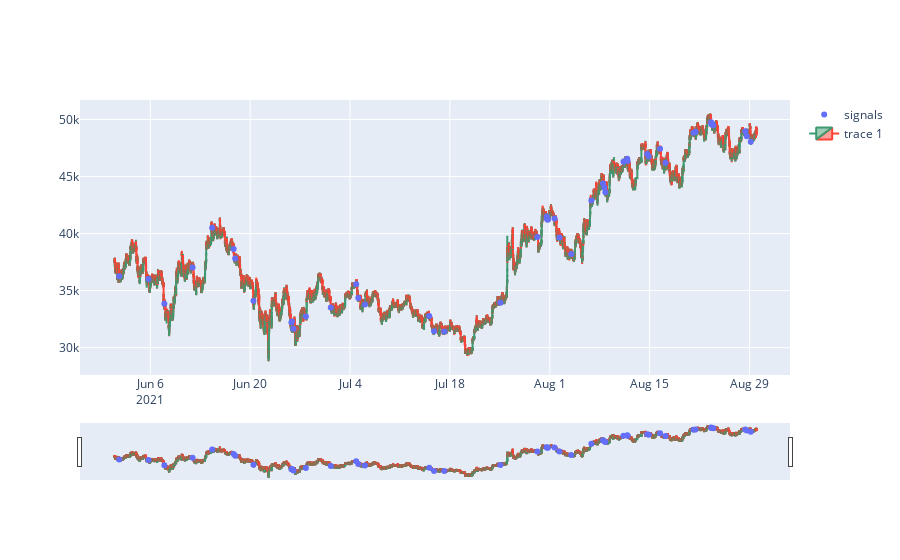

The cell this chart's notebook holds for it:
### Code cell
temp = data[
    (data['signal'] == 1) &
    (data['signal_volume'] == 1) &
    (data['signal_correction'] == 1)
]
fig = go.Figure()
fig.add_trace(go.Scatter(x=temp.index, y=temp['close'], mode="markers", name='signals'))

fig.add_trace(go.Candlestick(x=data.index,
                             open=data['open'],
                             high=data['high'],
                             low=data['low'],
                             close=data['close'])
              )


fig.show()

### Figure 1 — Plotly figure (JSON) as saved in the notebook; plotly's stock layout.template omitted (floating-point values rounded to 4 significant figures; data arrays with more than 128 entries replaced by an {"elided": "..."} marker saying what was removed)
{"data": [{"mode": "markers", "name": "signals", "type": "scatter", "x": ["2021-06-01T15:40:00", "2021-06-05T18:00:00", "2021-06-07T23:30:00", "2021-06-11T22:15:00", "2021-06-14T16:15:00", "2021-06-17T16:35:00", "2021-06-17T21:50:00", "2021-06-20T11:05:00", "2021-06-25T18:55:00", "2021-06-25T20:30:00", "2021-06-26T01:45:00", "2021-06-27T19:30:00", "2021-07-01T07:15:00", "2021-07-04T20:40:00", "2021-07-05T03:55:00", "2021-07-06T02:25:00", "2021-07-15T02:35:00", "2021-07-15T18:50:00", "2021-07-17T05:15:00", "2021-07-25T02:00:00", "2021-07-30T06:15:00", "2021-07-31T13:40:00", "2021-07-31T14:10:00", "2021-07-31T17:40:00", "2021-08-01T15:55:00", "2021-08-02T08:40:00", "2021-08-04T00:00:00", "2021-08-06T20:00:00", "2021-08-08T11:20:00", "2021-08-08T15:35:00", "2021-08-08T19:00:00", "2021-08-11T07:55:00", "2021-08-11T20:35:00", "2021-08-11T21:55:00", "2021-08-14T16:05:00", "2021-08-14T21:20:00", "2021-08-16T11:00:00", "2021-08-17T05:20:00", "2021-08-21T04:00:00", "2021-08-21T10:25:00", "2021-08-23T15:05:00", "2021-08-23T15:45:00", "2021-08-23T18:35:00", "2021-08-23T22:10:00", "2021-08-28T09:35:00", "2021-08-28T14:45:00", "2021-08-29T04:10:00"], "y": [36250.0, 36020.0, 33840.0, 37022, 40510.0, 38640.0, 37820.0, 34100.0, 32190.0, 32290.0, 31650.0, 32730.0, 33510.0, 35560.0, 34340.0, 33780.0, 32780.0, 31430.0, 31410.0, 33920.0, 39700.0, 41490.0, 41300.0, 41210.0, 41310.0, 39660.0, 38210.0, 42900.0, 44380.0, 44030.0, 43630.0, 46300.0, 46560.0, 46350.0, 46980, 46740.0, 47420.0, 46200.0, 48830.0, 48919, 49760.0, 49580.0, 49590.0, 49490.0, 48960.0, 48530.0, 48050.0]}, {"close": {"elided": "25867 float values"}, "high": {"elided": "25867 float values"}, "low": {"elided": "25867 float values"}, "open": {"elided": "25867 float values"}, "type": "candlestick", "x": {"elided": "25867 str values"}}], "layout": {}}
